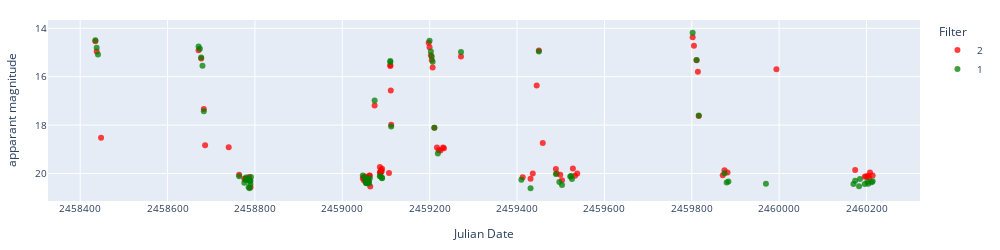
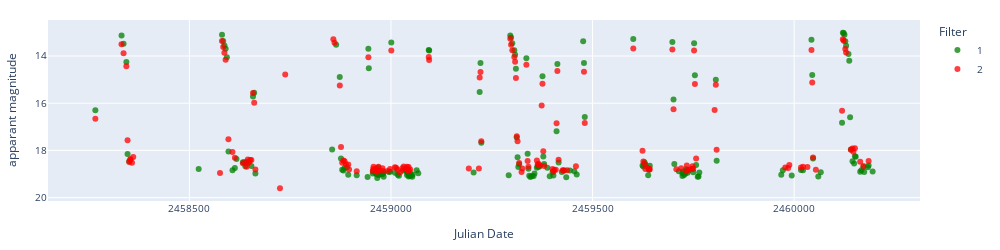
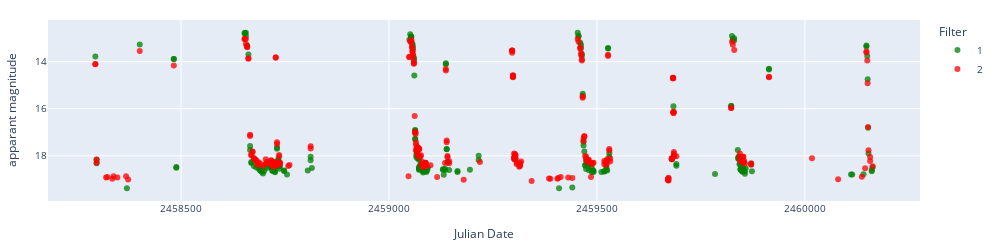
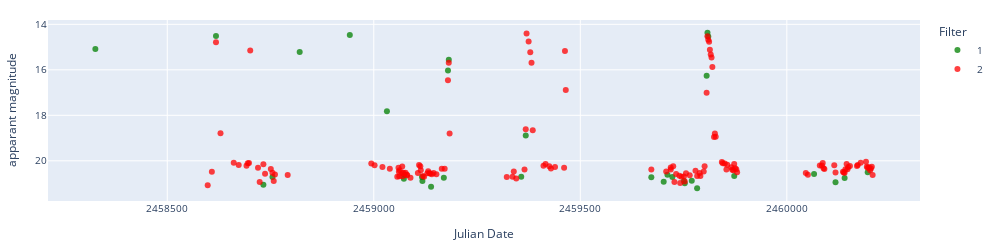

The notebook cell these images were saved under, in order:
### Code cell
# Display lasair difference magnitude and apparent magnitude light curves.
index = 942
# objects = [dataset_final.iloc[index,:]['oid_ztf']]
objects = node_examples

date = '08102023'

# Apply errorbars
error = False

if error == True:
        errColalerce1 = 'sigmapsf'
        errColalerce2 = 'sigmapsf_corr_revised'
        errCollasair1 = 'sigmapsf'
        errCollasair2 = 'dc_sigmag'
else:
    errColalerce1 = None
    errColalerce2 = None
    errCollasair1 = None
    errCollasair2 = None

for object in objects:
    manual_label = dataset_final[dataset_final['oid_ztf']==object]['labels_1'].values[0]
    oid_aavso = dataset_final[dataset_final['oid_ztf']==object]['oid_aavso'].values[0]
    type_aavso = dataset_final[dataset_final['oid_ztf']==object]['type_aavso'].values[0]
    print(object, manual_label, oid_aavso, type_aavso)
    try:
        lc_lasair = load_lasair_lc(object, path=f'../lightcurves_dataset/lasair_{date}')
    except:
        # Create a folder within path for LCs if one does not exist
        if not os.path.exists(f'../lightcurves_dataset/lasair_non_dataset/cache'):
            os.makedirs(f'../lightcurves_dataset/lasair_non_dataset/cache')
        print('Not in dataset')
        download_lasair_lc([object], folderpath=f'../lightcurves_dataset/lasair_non_dataset', cache=f'../lightcurves_dataset/lasair_non_dataset/cache')
        lc_lasair = load_lasair_lc(object, path=f'../lightcurves_dataset/lasair_non_dataset')

    lc_lasair_appmag = lasair_clean(lc_lasair, limit=25, magerrlim=1)

    # print('Lasair difference magnitude')
    # display_lightcurve(lc_lasair,x='jd',y='magpsf',errorCol=errCollasair1)
    print('Lasair apparent magnitude')
    display_lightcurve(lc_lasair_appmag,x='jd',y='dc_mag',errorCol=errCollasair2)

### Figure 1 — Plotly figure (JSON) as saved in the notebook; plotly's stock layout.template omitted (floating-point values rounded to 4 significant figures)
{"data": [{"hovertemplate": "Filter=2<br>Julian Date=%{x}<br>apparant magnitude=%{y}<extra></extra>", "legendgroup": "2", "marker": {"color": "red", "opacity": 0.75, "symbol": "circle"}, "mode": "markers", "name": "2", "orientation": "v", "showlegend": true, "type": "scatter", "x": [2458000.0, 2458000.0, 2458000.0, 2459000.0, 2459000.0, 2459000.0, 2459000.0, 2459000.0, 2459000.0, 2459000.0, 2459000.0, 2459000.0, 2459000.0, 2459000.0, 2459000.0, 2459000.0, 2459000.0, 2459000.0, 2459000.0, 2459000.0, 2459000.0, 2459000.0, 2459000.0, 2459000.0, 2459000.0, 2459000.0, 2459000.0, 2459000.0, 2459000.0, 2459000.0, 2459000.0, 2459000.0, 2459000.0, 2459000.0, 2459000.0, 2459000.0, 2459000.0, 2459000.0, 2459000.0, 2459000.0, 2459000.0, 2459000.0, 2459000.0, 2459000.0, 2459000.0, 2459000.0, 2459000.0, 2459000.0, 2459000.0, 2459000.0, 2459000.0, 2459000.0, 2459000.0, 2459000.0, 2459000.0, 2459000.0, 2459000.0, 2459000.0, 2459000.0, 2459000.0, 2459000.0, 2459000.0, 2460000.0, 2460000.0, 2460000.0, 2460000.0, 2460000.0, 2460000.0, 2460000.0, 2460000.0, 2460000.0, 2460000.0, 2460000.0, 2460000.0, 2460000.0, 2460000.0, 2460000.0, 2460000.0, 2460000.0, 2460000.0, 2460000.0, 2460000.0], "xaxis": "x", "y": [14.53, 14.96, 18.53, 14.91, 15.24, 17.34, 18.83, 18.91, 20.05, 20.22, 20.22, 20.23, 20.15, 20.57, 20.21, 20.14, 20.29, 20.22, 20.12, 20.24, 20.36, 20.24, 20.19, 20.25, 20.23, 20.1, 20.08, 20.53, 17.19, 19.97, 19.73, 19.92, 19.98, 19.85, 19.92, 19.81, 19.98, 15.53, 15.56, 16.57, 17.98, 14.6, 14.78, 15.11, 15.31, 15.62, 18.11, 18.92, 19.04, 19.05, 18.93, 18.96, 15.16, 20.15, 20.22, 20.0, 16.37, 14.92, 18.74, 19.82, 20.0, 20.05, 20.28, 19.8, 20.1, 20.0, 14.37, 14.72, 15.32, 15.8, 17.63, 20.08, 19.87, 19.96, 15.7, 19.86, 20.13, 20.11, 20.1, 20.19, 19.96, 20.09], "yaxis": "y"}, {"hovertemplate": "Filter=1<br>Julian Date=%{x}<br>apparant magnitude=%{y}<extra></extra>", "legendgroup": "1", "marker": {"color": "green", "opacity": 0.75, "symbol": "circle"}, "mode": "markers", "name": "1", "orientation": "v", "showlegend": true, "type": "scatter", "x": [2458000.0, 2458000.0, 2458000.0, 2459000.0, 2459000.0, 2459000.0, 2459000.0, 2459000.0, 2459000.0, 2459000.0, 2459000.0, 2459000.0, 2459000.0, 2459000.0, 2459000.0, 2459000.0, 2459000.0, 2459000.0, 2459000.0, 2459000.0, 2459000.0, 2459000.0, 2459000.0, 2459000.0, 2459000.0, 2459000.0, 2459000.0, 2459000.0, 2459000.0, 2459000.0, 2459000.0, 2459000.0, 2459000.0, 2459000.0, 2459000.0, 2459000.0, 2459000.0, 2459000.0, 2459000.0, 2459000.0, 2459000.0, 2459000.0, 2459000.0, 2459000.0, 2459000.0, 2459000.0, 2459000.0, 2459000.0, 2459000.0, 2459000.0, 2459000.0, 2459000.0, 2460000.0, 2460000.0, 2460000.0, 2460000.0, 2460000.0, 2460000.0, 2460000.0, 2460000.0, 2460000.0, 2460000.0, 2460000.0, 2460000.0, 2460000.0, 2460000.0, 2460000.0, 2460000.0, 2460000.0, 2460000.0, 2460000.0, 2460000.0], "xaxis": "x", "y": [14.5, 14.81, 15.08, 14.75, 14.85, 15.21, 15.55, 17.42, 20.11, 20.39, 20.27, 20.16, 20.23, 20.57, 20.3, 20.61, 20.29, 20.45, 20.31, 20.14, 20.09, 20.18, 20.3, 20.39, 20.34, 20.4, 20.36, 20.21, 20.33, 20.41, 20.34, 20.19, 16.98, 20.11, 20.11, 20.19, 20.18, 15.35, 15.39, 18.06, 14.52, 14.96, 15.17, 15.39, 18.11, 19.17, 14.98, 20.26, 20.61, 14.96, 20.02, 20.35, 20.47, 20.13, 20.11, 20.23, 14.19, 15.32, 17.6, 19.99, 20.37, 20.33, 20.43, 20.43, 20.3, 20.52, 20.23, 20.43, 20.34, 20.43, 20.36, 20.32], "yaxis": "y"}], "layout": {"font": {"size": 10}, "height": 250, "legend": {"title": {"text": "Filter"}, "tracegroupgap": 0}, "margin": {"b": 20, "l": 20, "r": 20, "t": 20}, "width": 1000, "xaxis": {"anchor": "y", "domain": [0, 1], "tickformat": "float", "title": {"text": "Julian Date"}}, "yaxis": {"anchor": "x", "autorange": "reversed", "domain": [0, 1], "title": {"text": "apparant magnitude"}}}}

### Figure 2 — Plotly figure (JSON) as saved in the notebook; plotly's stock layout.template omitted (floating-point values rounded to 4 significant figures; data arrays with more than 128 entries replaced by an {"elided": "..."} marker saying what was removed)
{"data": [{"hovertemplate": "Filter=1<br>Julian Date=%{x}<br>apparant magnitude=%{y}<extra></extra>", "legendgroup": "1", "marker": {"color": "green", "opacity": 0.75, "symbol": "circle"}, "mode": "markers", "name": "1", "orientation": "v", "showlegend": true, "type": "scatter", "x": {"elided": "185 float values"}, "xaxis": "x", "y": {"elided": "185 float values"}, "yaxis": "y"}, {"hovertemplate": "Filter=2<br>Julian Date=%{x}<br>apparant magnitude=%{y}<extra></extra>", "legendgroup": "2", "marker": {"color": "red", "opacity": 0.75, "symbol": "circle"}, "mode": "markers", "name": "2", "orientation": "v", "showlegend": true, "type": "scatter", "x": {"elided": "157 float values"}, "xaxis": "x", "y": {"elided": "157 float values"}, "yaxis": "y"}], "layout": {"font": {"size": 10}, "height": 250, "legend": {"title": {"text": "Filter"}, "tracegroupgap": 0}, "margin": {"b": 20, "l": 20, "r": 20, "t": 20}, "width": 1000, "xaxis": {"anchor": "y", "domain": [0, 1], "tickformat": "float", "title": {"text": "Julian Date"}}, "yaxis": {"anchor": "x", "autorange": "reversed", "domain": [0, 1], "title": {"text": "apparant magnitude"}}}}

### Figure 3 — Plotly figure (JSON) as saved in the notebook; plotly's stock layout.template omitted (floating-point values rounded to 4 significant figures; data arrays with more than 128 entries replaced by an {"elided": "..."} marker saying what was removed)
{"data": [{"hovertemplate": "Filter=1<br>Julian Date=%{x}<br>apparant magnitude=%{y}<extra></extra>", "legendgroup": "1", "marker": {"color": "green", "opacity": 0.75, "symbol": "circle"}, "mode": "markers", "name": "1", "orientation": "v", "showlegend": true, "type": "scatter", "x": {"elided": "225 float values"}, "xaxis": "x", "y": {"elided": "225 float values"}, "yaxis": "y"}, {"hovertemplate": "Filter=2<br>Julian Date=%{x}<br>apparant magnitude=%{y}<extra></extra>", "legendgroup": "2", "marker": {"color": "red", "opacity": 0.75, "symbol": "circle"}, "mode": "markers", "name": "2", "orientation": "v", "showlegend": true, "type": "scatter", "x": {"elided": "275 float values"}, "xaxis": "x", "y": {"elided": "275 float values"}, "yaxis": "y"}], "layout": {"font": {"size": 10}, "height": 250, "legend": {"title": {"text": "Filter"}, "tracegroupgap": 0}, "margin": {"b": 20, "l": 20, "r": 20, "t": 20}, "width": 1000, "xaxis": {"anchor": "y", "domain": [0, 1], "tickformat": "float", "title": {"text": "Julian Date"}}, "yaxis": {"anchor": "x", "autorange": "reversed", "domain": [0, 1], "title": {"text": "apparant magnitude"}}}}

### Figure 4 — Plotly figure (JSON) as saved in the notebook; plotly's stock layout.template omitted (floating-point values rounded to 4 significant figures; data arrays with more than 128 entries replaced by an {"elided": "..."} marker saying what was removed)
{"data": [{"hovertemplate": "Filter=1<br>Julian Date=%{x}<br>apparant magnitude=%{y}<extra></extra>", "legendgroup": "1", "marker": {"color": "green", "opacity": 0.75, "symbol": "circle"}, "mode": "markers", "name": "1", "orientation": "v", "showlegend": true, "type": "scatter", "x": [2458000.0, 2459000.0, 2459000.0, 2459000.0, 2459000.0, 2459000.0, 2459000.0, 2459000.0, 2459000.0, 2459000.0, 2459000.0, 2459000.0, 2459000.0, 2459000.0, 2459000.0, 2459000.0, 2459000.0, 2460000.0, 2460000.0, 2460000.0, 2460000.0, 2460000.0, 2460000.0, 2460000.0, 2460000.0, 2460000.0, 2460000.0, 2460000.0, 2460000.0, 2460000.0, 2460000.0, 2460000.0, 2460000.0], "xaxis": "x", "y": [15.08, 14.51, 21.05, 20.72, 15.21, 14.46, 17.82, 20.78, 20.61, 20.71, 20.89, 21.14, 20.75, 16.03, 15.56, 20.7, 18.89, 20.72, 20.92, 20.61, 20.71, 20.88, 20.98, 20.87, 21.2, 16.26, 14.37, 14.54, 20.67, 20.58, 20.94, 20.75, 20.5], "yaxis": "y"}, {"hovertemplate": "Filter=2<br>Julian Date=%{x}<br>apparant magnitude=%{y}<extra></extra>", "legendgroup": "2", "marker": {"color": "red", "opacity": 0.75, "symbol": "circle"}, "mode": "markers", "name": "2", "orientation": "v", "showlegend": true, "type": "scatter", "x": {"elided": "144 float values"}, "xaxis": "x", "y": {"elided": "144 float values"}, "yaxis": "y"}], "layout": {"font": {"size": 10}, "height": 250, "legend": {"title": {"text": "Filter"}, "tracegroupgap": 0}, "margin": {"b": 20, "l": 20, "r": 20, "t": 20}, "width": 1000, "xaxis": {"anchor": "y", "domain": [0, 1], "tickformat": "float", "title": {"text": "Julian Date"}}, "yaxis": {"anchor": "x", "autorange": "reversed", "domain": [0, 1], "title": {"text": "apparant magnitude"}}}}
